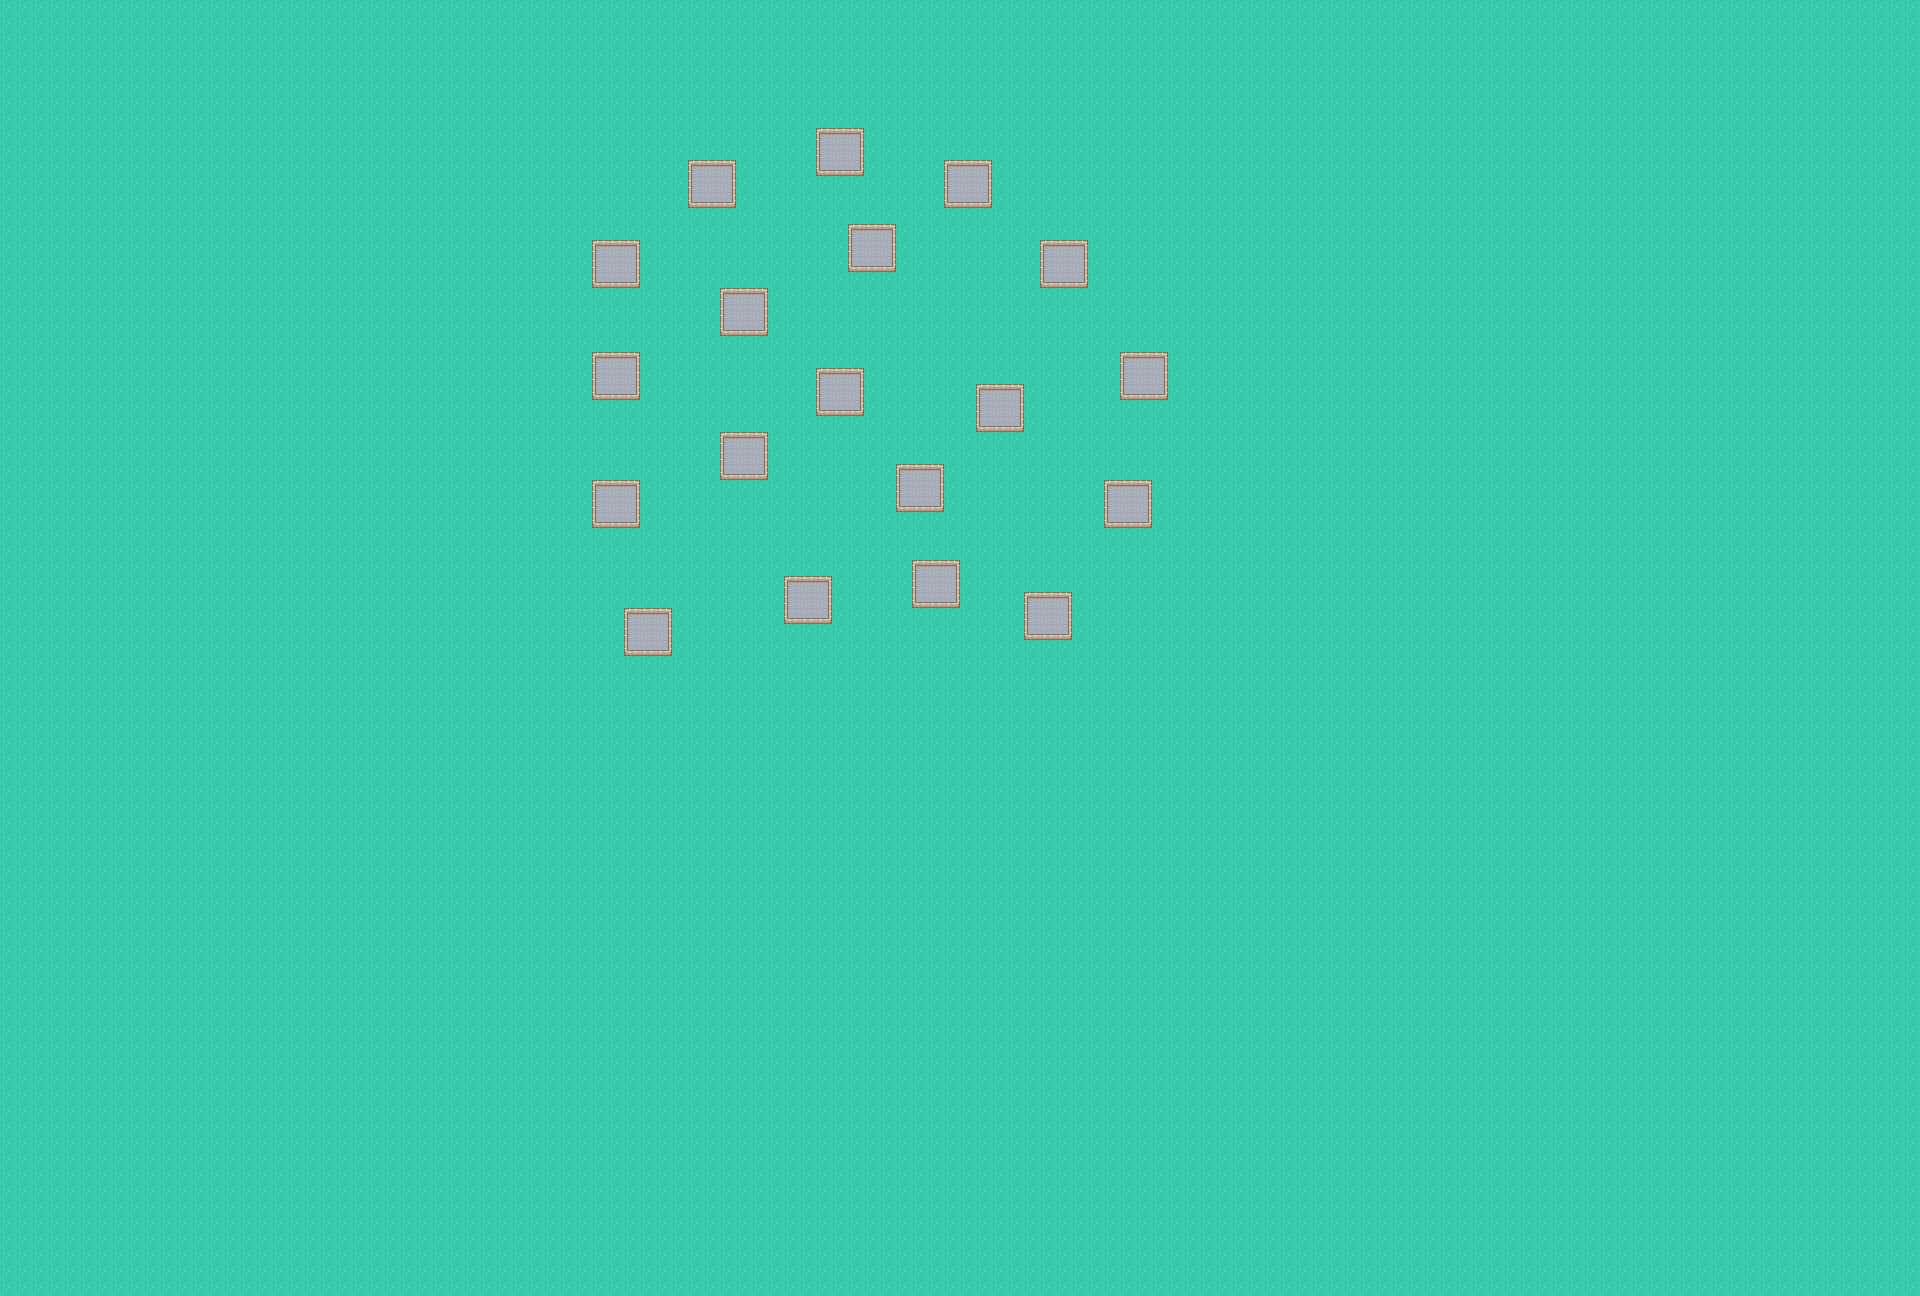

This is a level from a 2D game, rendered from its Tiled map with the project's own tilesets. A one-line summary and the map file follow, with tile-layer data summarised:
An orthogonal 120x81 tile map with 16x16 px tiles, 2 tile layers (Floor, Buildings) and 30 objects (PlayerSpawn).

<map version="1.2" tiledversion="1.2.1" orientation="orthogonal" renderorder="right-down" width="120" height="81" tilewidth="16" tileheight="16" infinite="0" nextlayerid="5" nextobjectid="34">
 <tileset firstgid="1" name="tilemap" tilewidth="16" tileheight="16" spacing="1" tilecount="486" columns="27">
  <image source="Tilemap/tilemap.png" trans="000000" width="458" height="305" />
 </tileset>
 <layer id="1" name="Floor" width="120" height="81">
  <data>[9720 cells, 9720 non-empty, 1 distinct tile ids]</data>
 </layer>
 <layer id="3" name="Buildings" width="120" height="81">
  <data>[9720 cells, 171 non-empty, 9 distinct tile ids]</data>
 </layer>
 <objectgroup id="4" name="Player Spawns">
  <object id="8" name="PlayerSpawn" x="610" y="152">
   <point />
  </object>
  <object id="9" x="931" y="345">
   <point />
  </object>
  <object id="10" x="1123" y="152">
   <point />
  </object>
  <object id="11" x="673" y="458">
   <point />
  </object>
  <object id="12" x="1038" y="518">
   <point />
  </object>
  <object id="13" x="726" y="596">
   <point />
  </object>
  <object id="14" x="1229" y="247">
   <point />
  </object>
 </objectgroup>
 <objectgroup id="2" name="Collisions" visible="0">
  <object id="1" x="-88" y="-2" width="84" height="1304" />
  <object id="2" x="1924" y="-6" width="84" height="1304" />
  <object id="4" x="2014" y="-88" width="84" height="2100" rotation="90" />
  <object id="7" x="2014" y="1298" width="84" height="2100" rotation="90" />
  <object id="15" x="685" y="158" width="53" height="53" visible="0">
   <properties>
    <property name="collidable" type="bool" value="true" />
   </properties>
  </object>
  <object id="16" x="813.5" y="124.5" width="53" height="53">
   <properties>
    <property name="collidable" type="bool" value="true" />
   </properties>
  </object>
  <object id="17" x="941.5" y="156.5" width="53" height="53">
   <properties>
    <property name="collidable" type="bool" value="true" />
   </properties>
  </object>
  <object id="18" x="1037.5" y="238.5" width="53" height="53">
   <properties>
    <property name="collidable" type="bool" value="true" />
   </properties>
  </object>
  <object id="19" x="845.5" y="220.5" width="53" height="53">
   <properties>
    <property name="collidable" type="bool" value="true" />
   </properties>
  </object>
  <object id="20" x="717.5" y="284.5" width="53" height="53">
   <properties>
    <property name="collidable" type="bool" value="true" />
   </properties>
  </object>
  <object id="21" x="588.5" y="237.5" width="53" height="53">
   <properties>
    <property name="collidable" type="bool" value="true" />
   </properties>
  </object>
  <object id="22" x="588.5" y="348.5" width="53" height="53">
   <properties>
    <property name="collidable" type="bool" value="true" />
   </properties>
  </object>
  <object id="23" x="588.5" y="475.5" width="53" height="53">
   <properties>
    <property name="collidable" type="bool" value="true" />
   </properties>
  </object>
  <object id="24" x="717.5" y="429.5" width="53" height="53">
   <properties>
    <property name="collidable" type="bool" value="true" />
   </properties>
  </object>
  <object id="25" x="813.5" y="364.5" width="53" height="53">
   <properties>
    <property name="collidable" type="bool" value="true" />
   </properties>
  </object>
  <object id="26" x="974.5" y="380.5" width="53" height="53">
   <properties>
    <property name="collidable" type="bool" value="true" />
   </properties>
  </object>
  <object id="27" x="1118.5" y="350.5" width="53" height="53">
   <properties>
    <property name="collidable" type="bool" value="true" />
   </properties>
  </object>
  <object id="28" x="1100.5" y="476.5" width="53" height="53">
   <properties>
    <property name="collidable" type="bool" value="true" />
   </properties>
  </object>
  <object id="29" x="894.5" y="461.5" width="53" height="53">
   <properties>
    <property name="collidable" type="bool" value="true" />
   </properties>
  </object>
  <object id="30" x="910.5" y="555.5" width="53" height="53">
   <properties>
    <property name="collidable" type="bool" value="true" />
   </properties>
  </object>
  <object id="31" x="1020.5" y="588.5" width="53" height="53">
   <properties>
    <property name="collidable" type="bool" value="true" />
   </properties>
  </object>
  <object id="32" x="781.5" y="572.5" width="53" height="53">
   <properties>
    <property name="collidable" type="bool" value="true" />
   </properties>
  </object>
  <object id="33" x="621.5" y="605.5" width="53" height="53">
   <properties>
    <property name="collidable" type="bool" value="true" />
   </properties>
  </object>
 </objectgroup>
</map>
